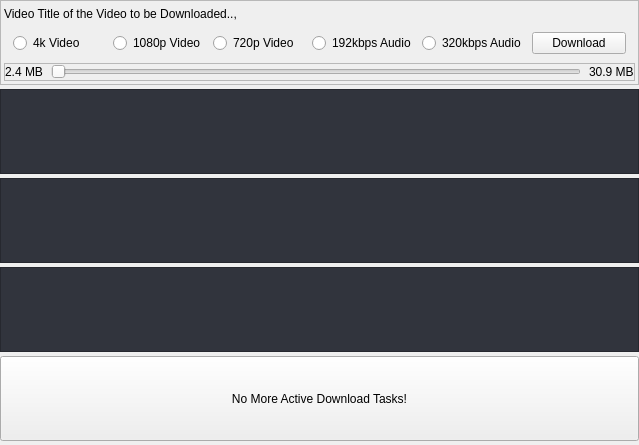
                   <widget class="QWidget" name="downloadsAreaWidget">
                    <property name="geometry">
                     <rect>
                      <x>0</x>
                      <y>0</y>
                      <width>639</width>
                      <height>445</height>
                     </rect>
                    </property>
                    <property name="styleSheet">
                     <string notr="true"/>
                    </property>
                    <layout class="QVBoxLayout" name="verticalLayout_17">
                     <property name="spacing">
                      <number>4</number>
                     </property>
                     <property name="leftMargin">
                      <number>0</number>
                     </property>
                     <property name="topMargin">
                      <number>0</number>
                     </property>
                     <property name="rightMargin">
                      <number>0</number>
                     </property>
                     <property name="bottomMargin">
                      <number>0</number>
                     </property>
                     <item>
                      <widget class="QFrame" name="downloadItemFrame">
                       <property name="sizePolicy">
                        <sizepolicy hsizetype="Preferred" vsizetype="Expanding">
                         <horstretch>0</horstretch>
                         <verstretch>0</verstretch>
                        </sizepolicy>
                       </property>
                       <property name="minimumSize">
                        <size>
                         <width>0</width>
                         <height>85</height>
                        </size>
                       </property>
                       <property name="maximumSize">
                        <size>
                         <width>16777215</width>
                         <height>120</height>
                        </size>
                       </property>
                       <property name="styleSheet">
                        <string notr="true"/>
                       </property>
                       <property name="frameShape">
                        <enum>QFrame::StyledPanel</enum>
                       </property>
                       <property name="frameShadow">
                        <enum>QFrame::Raised</enum>
                       </property>
                       <layout class="QVBoxLayout" name="verticalLayout_18">
                        <property name="spacing">
                         <number>0</number>
                        </property>
                        <property name="leftMargin">
                         <number>3</number>
                        </property>
                        <property name="topMargin">
                         <number>3</number>
                        </property>
                        <property name="rightMargin">
                         <number>3</number>
                        </property>
                        <property name="bottomMargin">
                         <number>3</number>
                        </property>
                        <item>
                         <widget class="QLabel" name="downloadMediaTitleLabel">
                          <property name="text">
                           <string>Video Title of the Video to be Downloaded..,</string>
                          </property>
                         </widget>
                        </item>
                        <item>
                         <widget class="QWidget" name="qualitySelectWidget" native="true">
                          <property name="minimumSize">
                           <size>
                            <width>0</width>
                            <height>28</height>
                           </size>
                          </property>
                          <property name="styleSheet">
                           <string notr="true"/>
                          </property>
                          <layout class="QHBoxLayout" name="horizontalLayout_24">
                           <item>
                            <widget class="QRadioButton" name="video4kRadioBtn">
                             <property name="text">
                              <string>4k Video</string>
                             </property>
                            </widget>
                           </item>
                           <item>
                            <widget class="QRadioButton" name="video1080pRadioBtn">
                             <property name="text">
                              <string>1080p Video</string>
                             </property>
                            </widget>
                           </item>
                           <item>
                            <widget class="QRadioButton" name="video720pRadioBtn">
                             <property name="text">
                              <string>720p Video</string>
                             </property>
                            </widget>
                           </item>
                           <item>
                            <widget class="QRadioButton" name="audio192kbpsRadioBtn">
                             <property name="text">
                              <string>192kbps Audio</string>
                             </property>
                            </widget>
                           </item>
                           <item>
                            <widget class="QRadioButton" name="audio320kbpsRadioBtn">
                             <property name="text">
                              <string>320kbps Audio</string>
                             </property>
                            </widget>
                           </item>
                           <item>
                            <widget class="QPushButton" name="downloadBtn">
                             <property name="toolTip">
                              <string>Downloads The Selected Video</string>
                             </property>
                             <property name="text">
                              <string>Download</string>
                             </property>
                            </widget>
                           </item>
                          </layout>
                         </widget>
                        </item>
                        <item>
                         <widget class="QFrame" name="downloadProgressFrame">
                          <property name="styleSheet">
                           <string notr="true"/>
                          </property>
                          <property name="frameShape">
                           <enum>QFrame::StyledPanel</enum>
                          </property>
                          <property name="frameShadow">
                           <enum>QFrame::Raised</enum>
                          </property>
                          <layout class="QHBoxLayout" name="horizontalLayout_25">
                           <property name="spacing">
                            <number>8</number>
                           </property>
                           <property name="leftMargin">
                            <number>0</number>
                           </property>
                           <property name="topMargin">
                            <number>0</number>
                           </property>
                           <property name="rightMargin">
                            <number>0</number>
                           </property>
                           <property name="bottomMargin">
                            <number>0</number>
                           </property>
                           <item>
                            <widget class="QLabel" name="currentDownloadedLabel">
                             <property name="text">
                              <string>2.4 MB</string>
                             </property>
                            </widget>
                           </item>
                           <item>
                            <widget class="QSlider" name="downloadProgressSlider">
                             <property name="focusPolicy">
                              <enum>Qt::NoFocus</enum>
                             </property>
                             <property name="orientation">
                              <enum>Qt::Horizontal</enum>
                             </property>
                            </widget>
                           </item>
                           <item>
                            <widget class="QLabel" name="downloadSizeLabel">
                             <property name="text">
                              <string>30.9 MB</string>
                             </property>
                            </widget>
                           </item>
                          </layout>
                         </widget>
                        </item>
                       </layout>
                      </widget>
                     </item>
                     <item>
                      <widget class="QFrame" name="downloadItem2Frame">
                       <property name="sizePolicy">
                        <sizepolicy hsizetype="Preferred" vsizetype="Expanding">
                         <horstretch>0</horstretch>
                         <verstretch>0</verstretch>
                        </sizepolicy>
                       </property>
                       <property name="minimumSize">
                        <size>
                         <width>0</width>
                         <height>85</height>
                        </size>
                       </property>
                       <property name="maximumSize">
                        <size>
                         <width>16777215</width>
                         <height>120</height>
                        </size>
                       </property>
                       <property name="styleSheet">
                        <string notr="true">QFrame {
	background: #31343D;
}</string>
                       </property>
                       <property name="frameShape">
                        <enum>QFrame::StyledPanel</enum>
                       </property>
                       <property name="frameShadow">
                        <enum>QFrame::Raised</enum>
                       </property>
                       <layout class="QVBoxLayout" name="verticalLayout_44"/>
                      </widget>
                     </item>
                     <item>
                      <widget class="QFrame" name="downloadItem4Frame">
                       <property name="sizePolicy">
                        <sizepolicy hsizetype="Preferred" vsizetype="Expanding">
                         <horstretch>0</horstretch>
                         <verstretch>0</verstretch>
                        </sizepolicy>
                       </property>
                       <property name="minimumSize">
                        <size>
                         <width>0</width>
                         <height>85</height>
                        </size>
                       </property>
                       <property name="maximumSize">
                        <size>
                         <width>16777215</width>
                         <height>120</height>
                        </size>
                       </property>
                       <property name="styleSheet">
                        <string notr="true">QFrame {
	background: #31343D;
}</string>
                       </property>
                       <property name="frameShape">
                        <enum>QFrame::StyledPanel</enum>
                       </property>
                       <property name="frameShadow">
                        <enum>QFrame::Raised</enum>
                       </property>
                      </widget>
                     </item>
                     <item>
                      <widget class="QFrame" name="downloadItem5Frame">
                       <property name="sizePolicy">
                        <sizepolicy hsizetype="Preferred" vsizetype="Expanding">
                         <horstretch>0</horstretch>
                         <verstretch>0</verstretch>
                        </sizepolicy>
                       </property>
                       <property name="minimumSize">
                        <size>
                         <width>0</width>
                         <height>85</height>
                        </size>
                       </property>
                       <property name="maximumSize">
                        <size>
                         <width>16777215</width>
                         <height>120</height>
                        </size>
                       </property>
                       <property name="styleSheet">
                        <string notr="true">QFrame {
	background: #31343D;
}</string>
                       </property>
                       <property name="frameShape">
                        <enum>QFrame::StyledPanel</enum>
                       </property>
                       <property name="frameShadow">
                        <enum>QFrame::Raised</enum>
                       </property>
                      </widget>
                     </item>
                     <item>
                      <widget class="QPushButton" name="homeRedirectBtn">
                       <property name="sizePolicy">
                        <sizepolicy hsizetype="Minimum" vsizetype="Expanding">
                         <horstretch>0</horstretch>
                         <verstretch>0</verstretch>
                        </sizepolicy>
                       </property>
                       <property name="minimumSize">
                        <size>
                         <width>0</width>
                         <height>85</height>
                        </size>
                       </property>
                       <property name="maximumSize">
                        <size>
                         <width>16777215</width>
                         <height>120</height>
                        </size>
                       </property>
                       <property name="styleSheet">
                        <string notr="true"/>
                       </property>
                       <property name="text">
                        <string>No More Active Download Tasks!</string>
                       </property>
                      </widget>
                     </item>
                     <item>
                      <spacer name="verticalSpacer_6">
                       <property name="orientation">
                        <enum>Qt::Vertical</enum>
                       </property>
                       <property name="sizeHint" stdset="0">
                        <size>
                         <width>20</width>
                         <height>40</height>
                        </size>
                       </property>
                      </spacer>
                     </item>
                    </layout>
                   </widget>
